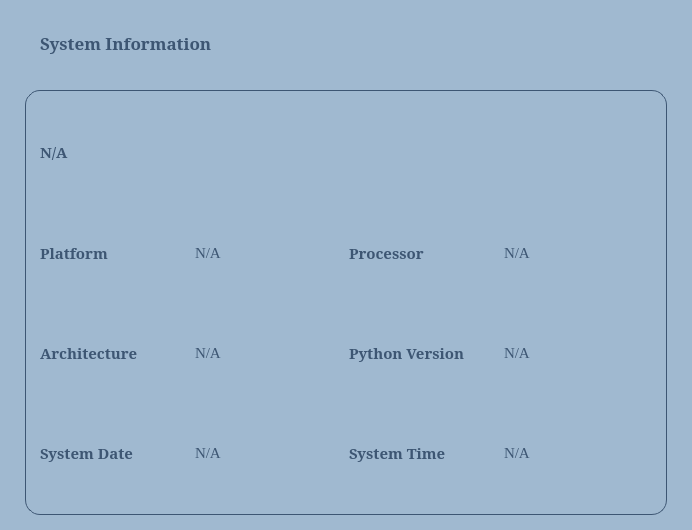
<?xml version="1.0" encoding="UTF-8"?>
<ui version="4.0">
 <class>Form</class>
 <widget class="QWidget" name="Form">
  <property name="geometry">
   <rect>
    <x>0</x>
    <y>0</y>
    <width>692</width>
    <height>530</height>
   </rect>
  </property>
  <property name="windowTitle">
   <string>Form</string>
  </property>
  <property name="styleSheet">
   <string notr="true">#Form{
	background-color: #A0B9D0;
	color: #3d5673;
}
QLabel{
	color: #3d5673;
}
#topic{
	padding-left:10px;
	padding-top:20px;
	padding-bottom:20px;	
}
#frame_7{
	background-color: #A0B9D0;
	border-radius:15px;
	padding: 5px;
	color: #3d5673;
	border: 1px solid #3d5673;
}
#scrollArea{
	padding:5px;
	background-color: #A0B9D0;
	border-radius: 15px;
	color: #3d5673;
	border: 1px solid #3d5673;
}

#scrollAreaWidgetContents{
	background-color: #A0B9D0;
	border-radius:10px;
	
	color: #3d5673;
}
QScrollBar:vertical {
    border:none;
    background: #A0B9D0;
    width: 8px;
	border-radius:5px;
	padding-top:3px;
	padding-bottom:3px;
	padding-right:2px;
}

QScrollBar::handle:vertical {
    background: #3E8989;
    min-height: 20px;
	border-radius:3px;
	padding-right: 5px
}

QScrollBar::add-line:vertical {
    border:none;
    background: #A0B9D0;
    height: 0px;
    subcontrol-position: bottom;
    subcontrol-origin: margin;
}

QScrollBar::sub-line:vertical {
    border:none;
    background: #A0B9D0;
    height: 0px;
    subcontrol-position: top;
    subcontrol-origin: margin;
}

QScrollBar::add-page:vertical {
	background: #A0B9D0;
}

QScrollBar::sub-page:vertical {
	background: #A0B9D0;
}

/*Horizontal scrollbar*/
QScrollBar:horizontal {
    border: none;
    background: #A0B9D0;
    height: 8px;
    border-radius: 5px;
    padding-top: 2px;
    padding-left: 5px;
}

QScrollBar::handle:horizontal {
    background: #3E8989;
    min-width: 20px;
    border-radius: 3px;
    padding-left: 5px;
}

QScrollBar::add-line:horizontal {
    border: none;
    background: #A0B9D0;
    width: 0px;
    subcontrol-position: right;
    subcontrol-origin: margin;
}

QScrollBar::sub-line:horizontal {
    border: none;
    background: #A0B9D0;
    width: 0px;
    subcontrol-position: left;
    subcontrol-origin: margin;
}

QScrollBar::add-page:horizontal {
    background: #A0B9D0;
}

QScrollBar::sub-page:horizontal {
    background: #A0B9D0;
}</string>
  </property>
  <layout class="QVBoxLayout" name="verticalLayout">
   <property name="spacing">
    <number>15</number>
   </property>
   <property name="leftMargin">
    <number>25</number>
   </property>
   <property name="rightMargin">
    <number>25</number>
   </property>
   <property name="bottomMargin">
    <number>15</number>
   </property>
   <item alignment="Qt::AlignTop">
    <widget class="QLabel" name="topic">
     <property name="font">
      <font>
       <family>Constantia</family>
       <pointsize>13</pointsize>
       <bold>true</bold>
      </font>
     </property>
     <property name="text">
      <string>System Information</string>
     </property>
    </widget>
   </item>
   <item>
    <widget class="QFrame" name="frame_7">
     <property name="sizePolicy">
      <sizepolicy hsizetype="Expanding" vsizetype="Expanding">
       <horstretch>0</horstretch>
       <verstretch>0</verstretch>
      </sizepolicy>
     </property>
     <property name="frameShape">
      <enum>QFrame::StyledPanel</enum>
     </property>
     <property name="frameShadow">
      <enum>QFrame::Raised</enum>
     </property>
     <layout class="QGridLayout" name="gridLayout_16">
      <item row="1" column="3">
       <widget class="QLabel" name="txt_processor">
        <property name="font">
         <font>
          <family>Times New Roman</family>
          <pointsize>11</pointsize>
         </font>
        </property>
        <property name="text">
         <string>N/A</string>
        </property>
       </widget>
      </item>
      <item row="3" column="2">
       <widget class="QLabel" name="label_101">
        <property name="font">
         <font>
          <family>Constantia</family>
          <pointsize>11</pointsize>
          <bold>true</bold>
         </font>
        </property>
        <property name="text">
         <string>System Time</string>
        </property>
       </widget>
      </item>
      <item row="2" column="2">
       <widget class="QLabel" name="label_100">
        <property name="font">
         <font>
          <family>Constantia</family>
          <pointsize>11</pointsize>
          <bold>true</bold>
         </font>
        </property>
        <property name="text">
         <string>Python Version</string>
        </property>
       </widget>
      </item>
      <item row="2" column="0">
       <widget class="QLabel" name="label_90">
        <property name="font">
         <font>
          <family>Constantia</family>
          <pointsize>11</pointsize>
          <bold>true</bold>
         </font>
        </property>
        <property name="text">
         <string>Architecture</string>
        </property>
       </widget>
      </item>
      <item row="1" column="2">
       <widget class="QLabel" name="label_99">
        <property name="font">
         <font>
          <family>Constantia</family>
          <pointsize>11</pointsize>
          <bold>true</bold>
         </font>
        </property>
        <property name="text">
         <string>Processor</string>
        </property>
       </widget>
      </item>
      <item row="2" column="1">
       <widget class="QLabel" name="txt_architecture">
        <property name="font">
         <font>
          <family>Times New Roman</family>
          <pointsize>11</pointsize>
         </font>
        </property>
        <property name="text">
         <string>N/A</string>
        </property>
       </widget>
      </item>
      <item row="1" column="1">
       <widget class="QLabel" name="txt_platform">
        <property name="font">
         <font>
          <family>Times New Roman</family>
          <pointsize>11</pointsize>
         </font>
        </property>
        <property name="text">
         <string>N/A</string>
        </property>
       </widget>
      </item>
      <item row="3" column="1">
       <widget class="QLabel" name="txt_sysdate">
        <property name="font">
         <font>
          <family>Times New Roman</family>
          <pointsize>11</pointsize>
         </font>
        </property>
        <property name="text">
         <string>N/A</string>
        </property>
       </widget>
      </item>
      <item row="2" column="3">
       <widget class="QLabel" name="txt_py_version">
        <property name="font">
         <font>
          <family>Times New Roman</family>
          <pointsize>11</pointsize>
         </font>
        </property>
        <property name="text">
         <string>N/A</string>
        </property>
       </widget>
      </item>
      <item row="1" column="0">
       <widget class="QLabel" name="label_89">
        <property name="font">
         <font>
          <family>Constantia</family>
          <pointsize>11</pointsize>
          <bold>true</bold>
         </font>
        </property>
        <property name="text">
         <string>Platform</string>
        </property>
       </widget>
      </item>
      <item row="3" column="0">
       <widget class="QLabel" name="label_91">
        <property name="font">
         <font>
          <family>Constantia</family>
          <pointsize>11</pointsize>
          <bold>true</bold>
         </font>
        </property>
        <property name="text">
         <string>System Date</string>
        </property>
       </widget>
      </item>
      <item row="3" column="3">
       <widget class="QLabel" name="txt_systime">
        <property name="font">
         <font>
          <family>Times New Roman</family>
          <pointsize>11</pointsize>
         </font>
        </property>
        <property name="text">
         <string>N/A</string>
        </property>
       </widget>
      </item>
      <item row="0" column="0" colspan="4">
       <widget class="QLabel" name="txt_hedieuhanh">
        <property name="font">
         <font>
          <family>Constantia</family>
          <pointsize>11</pointsize>
          <bold>true</bold>
         </font>
        </property>
        <property name="text">
         <string>N/A</string>
        </property>
       </widget>
      </item>
     </layout>
    </widget>
   </item>
  </layout>
 </widget>
 <resources/>
 <connections/>
</ui>
